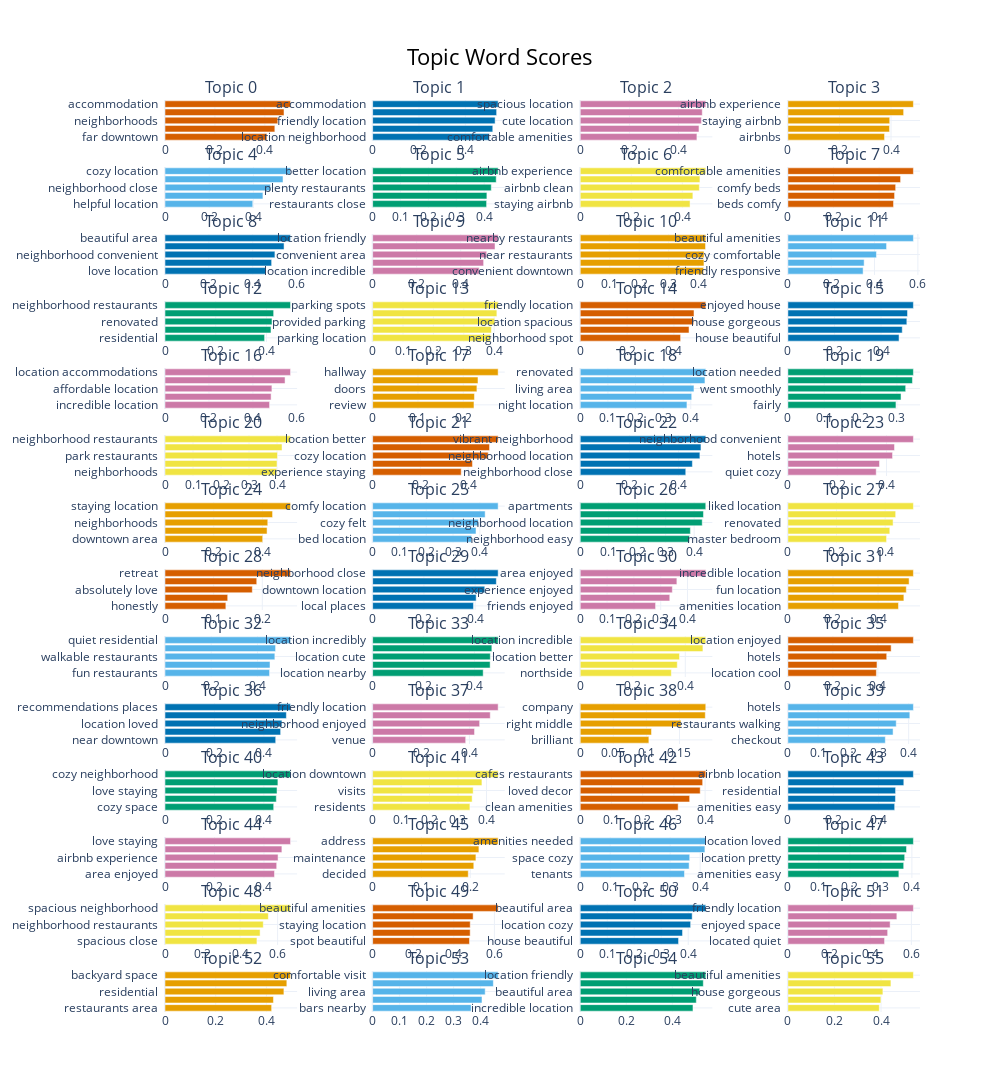

Notebook cell for this chart:
### Code cell
topic_model.visualize_barchart(top_n_topics=60)

### Figure 1 — Plotly figure (JSON) as saved in the notebook; plotly's stock layout.template omitted (floating-point values rounded to 4 significant figures)
{"data": [{"marker": {"color": "#D55E00"}, "orientation": "h", "type": "bar", "x": [0.4083, 0.4401, 0.452, 0.4769, 0.503], "xaxis": "x", "y": ["far downtown  ", "neighborhood close  ", "neighborhoods  ", "residential  ", "accommodation  "], "yaxis": "y"}, {"marker": {"color": "#0072B2"}, "orientation": "h", "type": "bar", "x": [0.503, 0.5183, 0.5284, 0.535, 0.5415], "xaxis": "x2", "y": ["location neighborhood  ", "location friendly  ", "friendly location  ", "location house  ", "accommodation  "], "yaxis": "y2"}, {"marker": {"color": "#CC79A7"}, "orientation": "h", "type": "bar", "x": [0.4745, 0.4829, 0.4927, 0.4963, 0.5105], "xaxis": "x3", "y": ["comfortable amenities  ", "neighborhood location  ", "cute location  ", "location loved  ", "spacious location  "], "yaxis": "y3"}, {"marker": {"color": "#E69F00"}, "orientation": "h", "type": "bar", "x": [0.3749, 0.394, 0.3949, 0.4489, 0.4867], "xaxis": "x4", "y": ["airbnbs  ", "pleasure staying  ", "staying airbnb  ", "airbnb location  ", "airbnb experience  "], "yaxis": "y4"}, {"marker": {"color": "#56B4E9"}, "orientation": "h", "type": "bar", "x": [0.397, 0.4429, 0.4771, 0.5337, 0.5677], "xaxis": "x5", "y": ["helpful location  ", "downtown area  ", "neighborhood close  ", "cozy space  ", "cozy location  "], "yaxis": "y5"}, {"marker": {"color": "#009E73"}, "orientation": "h", "type": "bar", "x": [0.4086, 0.4096, 0.4254, 0.4431, 0.45], "xaxis": "x6", "y": ["restaurants close  ", "neighborhood close  ", "plenty restaurants  ", "easy location  ", "better location  "], "yaxis": "y6"}, {"marker": {"color": "#F0E442"}, "orientation": "h", "type": "bar", "x": [0.4301, 0.4412, 0.4664, 0.4688, 0.4917], "xaxis": "x7", "y": ["staying airbnb  ", "airbnb location  ", "airbnb clean  ", "airbnbs  ", "airbnb experience  "], "yaxis": "y7"}, {"marker": {"color": "#D55E00"}, "orientation": "h", "type": "bar", "x": [0.463, 0.4675, 0.4722, 0.4938, 0.55], "xaxis": "x8", "y": ["beds comfy  ", "location comfortable  ", "comfy beds  ", "spacious beds  ", "comfortable amenities  "], "yaxis": "y8"}, {"marker": {"color": "#0072B2"}, "orientation": "h", "type": "bar", "x": [0.4596, 0.4863, 0.5012, 0.5429, 0.5724], "xaxis": "x9", "y": ["love location  ", "location cute  ", "neighborhood convenient  ", "location accommodations  ", "beautiful area  "], "yaxis": "y9"}, {"marker": {"color": "#CC79A7"}, "orientation": "h", "type": "bar", "x": [0.4838, 0.504, 0.5178, 0.5557, 0.5699], "xaxis": "x10", "y": ["location incredible  ", "beautiful area  ", "convenient area  ", "friendly location  ", "location friendly  "], "yaxis": "y10"}, {"marker": {"color": "#E69F00"}, "orientation": "h", "type": "bar", "x": [0.4182, 0.4195, 0.4198, 0.4248, 0.4257], "xaxis": "x11", "y": ["convenient downtown  ", "restaurants area  ", "near restaurants  ", "location restaurants  ", "nearby restaurants  "], "yaxis": "y11"}, {"marker": {"color": "#56B4E9"}, "orientation": "h", "type": "bar", "x": [0.3473, 0.352, 0.4087, 0.4554, 0.5793], "xaxis": "x12", "y": ["friendly responsive  ", "responsive friendly  ", "cozy comfortable  ", "clean amenities  ", "beautiful amenities  "], "yaxis": "y12"}, {"marker": {"color": "#009E73"}, "orientation": "h", "type": "bar", "x": [0.3925, 0.4177, 0.4217, 0.4282, 0.4947], "xaxis": "x13", "y": ["residential  ", "quiet residential  ", "renovated  ", "cafe  ", "neighborhood restaurants  "], "yaxis": "y13"}, {"marker": {"color": "#F0E442"}, "orientation": "h", "type": "bar", "x": [0.3879, 0.3909, 0.4019, 0.4089, 0.4131], "xaxis": "x14", "y": ["parking location  ", "parking convenient  ", "provided parking  ", "plenty parking  ", "parking spots  "], "yaxis": "y14"}, {"marker": {"color": "#D55E00"}, "orientation": "h", "type": "bar", "x": [0.4285, 0.4645, 0.4842, 0.4857, 0.5359], "xaxis": "x15", "y": ["neighborhood spot  ", "cute area  ", "location spacious  ", "spacious location  ", "friendly location  "], "yaxis": "y15"}, {"marker": {"color": "#0072B2"}, "orientation": "h", "type": "bar", "x": [0.4773, 0.491, 0.5108, 0.5136, 0.5389], "xaxis": "x16", "y": ["house beautiful  ", "beautiful spacious  ", "house gorgeous  ", "beautiful house  ", "enjoyed house  "], "yaxis": "y16"}, {"marker": {"color": "#CC79A7"}, "orientation": "h", "type": "bar", "x": [0.4757, 0.4827, 0.4864, 0.5462, 0.5711], "xaxis": "x17", "y": ["incredible location  ", "terrific location  ", "affordable location  ", "location enjoyed  ", "location accommodations  "], "yaxis": "y17"}, {"marker": {"color": "#E69F00"}, "orientation": "h", "type": "bar", "x": [0.2236, 0.2246, 0.2301, 0.2324, 0.2769], "xaxis": "x18", "y": ["review  ", "floors  ", "doors  ", "air conditioning  ", "hallway  "], "yaxis": "y18"}, {"marker": {"color": "#56B4E9"}, "orientation": "h", "type": "bar", "x": [0.3862, 0.4035, 0.4116, 0.4514, 0.4543], "xaxis": "x19", "y": ["night location  ", "wicker park  ", "living area  ", "uptown  ", "renovated  "], "yaxis": "y19"}, {"marker": {"color": "#009E73"}, "orientation": "h", "type": "bar", "x": [0.2974, 0.3114, 0.3242, 0.3428, 0.3454], "xaxis": "x20", "y": ["fairly  ", "lot fun  ", "went smoothly  ", "phenomenal  ", "location needed  "], "yaxis": "y20"}, {"marker": {"color": "#F0E442"}, "orientation": "h", "type": "bar", "x": [0.3989, 0.3999, 0.4016, 0.4179, 0.4482], "xaxis": "x21", "y": ["neighborhoods  ", "amenities location  ", "park restaurants  ", "neighborhood location  ", "neighborhood restaurants  "], "yaxis": "y21"}, {"marker": {"color": "#D55E00"}, "orientation": "h", "type": "bar", "x": [0.3705, 0.4177, 0.4834, 0.4891, 0.5251], "xaxis": "x22", "y": ["experience staying  ", "kitchen area  ", "cozy location  ", "nearby restaurants  ", "location better  "], "yaxis": "y22"}, {"marker": {"color": "#0072B2"}, "orientation": "h", "type": "bar", "x": [0.4292, 0.4562, 0.4867, 0.491, 0.5106], "xaxis": "x23", "y": ["neighborhood close  ", "cozy close  ", "neighborhood location  ", "residential  ", "vibrant neighborhood  "], "yaxis": "y23"}, {"marker": {"color": "#CC79A7"}, "orientation": "h", "type": "bar", "x": [0.3582, 0.3715, 0.4245, 0.4325, 0.5091], "xaxis": "x24", "y": ["quiet cozy  ", "main street  ", "hotels  ", "options nearby  ", "neighborhood convenient  "], "yaxis": "y24"}, {"marker": {"color": "#E69F00"}, "orientation": "h", "type": "bar", "x": [0.4008, 0.4188, 0.4217, 0.4414, 0.5151], "xaxis": "x25", "y": ["downtown area  ", "location city  ", "neighborhoods  ", "lots amenities  ", "staying location  "], "yaxis": "y25"}, {"marker": {"color": "#56B4E9"}, "orientation": "h", "type": "bar", "x": [0.3689, 0.3856, 0.3944, 0.4197, 0.4682], "xaxis": "x26", "y": ["bed location  ", "amenities provided  ", "cozy felt  ", "affordable location  ", "comfy location  "], "yaxis": "y26"}, {"marker": {"color": "#009E73"}, "orientation": "h", "type": "bar", "x": [0.3836, 0.3866, 0.4283, 0.4327, 0.4408], "xaxis": "x27", "y": ["neighborhood easy  ", "comfortable kitchen  ", "neighborhood location  ", "space amenities  ", "apartments  "], "yaxis": "y27"}, {"marker": {"color": "#F0E442"}, "orientation": "h", "type": "bar", "x": [0.4056, 0.4189, 0.4324, 0.4431, 0.5159], "xaxis": "x28", "y": ["master bedroom  ", "beautiful space  ", "renovated  ", "location cool  ", "liked location  "], "yaxis": "y28"}, {"marker": {"color": "#D55E00"}, "orientation": "h", "type": "bar", "x": [0.1251, 0.1289, 0.1795, 0.1886, 0.258], "xaxis": "x29", "y": ["honestly  ", "worth money  ", "absolutely love  ", "couples  ", "retreat  "], "yaxis": "y29"}, {"marker": {"color": "#0072B2"}, "orientation": "h", "type": "bar", "x": [0.3934, 0.404, 0.4374, 0.4827, 0.4897], "xaxis": "x30", "y": ["local places  ", "outstanding location  ", "downtown location  ", "location better  ", "neighborhood close  "], "yaxis": "y30"}, {"marker": {"color": "#CC79A7"}, "orientation": "h", "type": "bar", "x": [0.2808, 0.3338, 0.3432, 0.3602, 0.4679], "xaxis": "x31", "y": ["friends enjoyed  ", "staycation  ", "experience enjoyed  ", "family enjoyed  ", "area enjoyed  "], "yaxis": "y31"}, {"marker": {"color": "#E69F00"}, "orientation": "h", "type": "bar", "x": [0.4906, 0.5145, 0.5254, 0.5378, 0.5568], "xaxis": "x32", "y": ["amenities location  ", "area beautiful  ", "fun location  ", "location amenities  ", "incredible location  "], "yaxis": "y32"}, {"marker": {"color": "#56B4E9"}, "orientation": "h", "type": "bar", "x": [0.4522, 0.4542, 0.4752, 0.4783, 0.543], "xaxis": "x33", "y": ["fun restaurants  ", "neighborhoods  ", "walkable restaurants  ", "residential  ", "quiet residential  "], "yaxis": "y33"}, {"marker": {"color": "#009E73"}, "orientation": "h", "type": "bar", "x": [0.4342, 0.4615, 0.4622, 0.4682, 0.493], "xaxis": "x34", "y": ["location nearby  ", "places location  ", "location cute  ", "location comfortable  ", "location incredibly  "], "yaxis": "y34"}, {"marker": {"color": "#F0E442"}, "orientation": "h", "type": "bar", "x": [0.3468, 0.3693, 0.3778, 0.4671, 0.4779], "xaxis": "x35", "y": ["northside  ", "location overall  ", "location better  ", "terrific location  ", "location incredible  "], "yaxis": "y35"}, {"marker": {"color": "#D55E00"}, "orientation": "h", "type": "bar", "x": [0.3934, 0.3961, 0.4394, 0.4591, 0.558], "xaxis": "x36", "y": ["location cool  ", "helpful location  ", "hotels  ", "better hotel  ", "location enjoyed  "], "yaxis": "y36"}, {"marker": {"color": "#0072B2"}, "orientation": "h", "type": "bar", "x": [0.4478, 0.4677, 0.4729, 0.4909, 0.5077], "xaxis": "x37", "y": ["near downtown  ", "restaurants area  ", "location loved  ", "location amenities  ", "recommendations places  "], "yaxis": "y37"}, {"marker": {"color": "#CC79A7"}, "orientation": "h", "type": "bar", "x": [0.3846, 0.4211, 0.4422, 0.486, 0.5187], "xaxis": "x38", "y": ["venue  ", "neighborhood beautiful  ", "neighborhood enjoyed  ", "location spacious  ", "friendly location  "], "yaxis": "y38"}, {"marker": {"color": "#E69F00"}, "orientation": "h", "type": "bar", "x": [0.1037, 0.1077, 0.1523, 0.189, 0.1897], "xaxis": "x39", "y": ["brilliant  ", "reccomend  ", "right middle  ", "10 stars  ", "company  "], "yaxis": "y39"}, {"marker": {"color": "#56B4E9"}, "orientation": "h", "type": "bar", "x": [0.3226, 0.3483, 0.3587, 0.4038, 0.4156], "xaxis": "x40", "y": ["checkout  ", "indoor  ", "restaurants walking  ", "pleasure staying  ", "hotels  "], "yaxis": "y40"}, {"marker": {"color": "#009E73"}, "orientation": "h", "type": "bar", "x": [0.4398, 0.4504, 0.4533, 0.4569, 0.5079], "xaxis": "x41", "y": ["cozy space  ", "location cozy  ", "love staying  ", "cozy location  ", "cozy neighborhood  "], "yaxis": "y41"}, {"marker": {"color": "#F0E442"}, "orientation": "h", "type": "bar", "x": [0.3418, 0.3497, 0.3533, 0.3841, 0.4411], "xaxis": "x42", "y": ["residents  ", "living dining  ", "visits  ", "uptown  ", "location downtown  "], "yaxis": "y42"}, {"marker": {"color": "#D55E00"}, "orientation": "h", "type": "bar", "x": [0.3137, 0.3505, 0.3843, 0.3922, 0.4021], "xaxis": "x43", "y": ["clean amenities  ", "decor location  ", "loved decor  ", "amenities like  ", "cafes restaurants  "], "yaxis": "y43"}, {"marker": {"color": "#0072B2"}, "orientation": "h", "type": "bar", "x": [0.4705, 0.4739, 0.4745, 0.5107, 0.553], "xaxis": "x44", "y": ["amenities easy  ", "residential area  ", "residential  ", "location accommodations  ", "airbnb location  "], "yaxis": "y44"}, {"marker": {"color": "#CC79A7"}, "orientation": "h", "type": "bar", "x": [0.4425, 0.4514, 0.4569, 0.4724, 0.5073], "xaxis": "x45", "y": ["area enjoyed  ", "comfortable house  ", "airbnb experience  ", "beautiful house  ", "love staying  "], "yaxis": "y45"}, {"marker": {"color": "#E69F00"}, "orientation": "h", "type": "bar", "x": [0.1959, 0.2072, 0.2115, 0.2176, 0.257], "xaxis": "x46", "y": ["decided  ", "reservation  ", "maintenance  ", "review  ", "address  "], "yaxis": "y46"}, {"marker": {"color": "#56B4E9"}, "orientation": "h", "type": "bar", "x": [0.3477, 0.3632, 0.3651, 0.4159, 0.4187], "xaxis": "x47", "y": ["tenants  ", "comfortable space  ", "space cozy  ", "neighborhood cute  ", "amenities needed  "], "yaxis": "y47"}, {"marker": {"color": "#009E73"}, "orientation": "h", "type": "bar", "x": [0.358, 0.3736, 0.3768, 0.3827, 0.4049], "xaxis": "x48", "y": ["amenities easy  ", "near downtown  ", "location pretty  ", "downtown area  ", "location loved  "], "yaxis": "y48"}, {"marker": {"color": "#F0E442"}, "orientation": "h", "type": "bar", "x": [0.4898, 0.5066, 0.5235, 0.5506, 0.6687], "xaxis": "x49", "y": ["spacious close  ", "amenities close  ", "neighborhood restaurants  ", "location nearby  ", "spacious neighborhood  "], "yaxis": "y49"}, {"marker": {"color": "#D55E00"}, "orientation": "h", "type": "bar", "x": [0.4772, 0.4806, 0.4809, 0.4952, 0.6185], "xaxis": "x50", "y": ["spot beautiful  ", "loved neighborhood  ", "staying location  ", "restaurants space  ", "beautiful amenities  "], "yaxis": "y50"}, {"marker": {"color": "#0072B2"}, "orientation": "h", "type": "bar", "x": [0.3641, 0.3789, 0.4089, 0.4146, 0.465], "xaxis": "x51", "y": ["house beautiful  ", "location neighborhood  ", "location cozy  ", "cozy space  ", "beautiful area  "], "yaxis": "y51"}, {"marker": {"color": "#CC79A7"}, "orientation": "h", "type": "bar", "x": [0.4698, 0.4848, 0.4968, 0.5295, 0.6099], "xaxis": "x52", "y": ["located quiet  ", "residential area  ", "enjoyed space  ", "comfortable neighborhood  ", "friendly location  "], "yaxis": "y52"}, {"marker": {"color": "#E69F00"}, "orientation": "h", "type": "bar", "x": [0.4207, 0.4278, 0.4691, 0.4806, 0.4952], "xaxis": "x53", "y": ["restaurants area  ", "located neighborhood  ", "residential  ", "restaurants amenities  ", "backyard space  "], "yaxis": "y53"}, {"marker": {"color": "#56B4E9"}, "orientation": "h", "type": "bar", "x": [0.3649, 0.4052, 0.417, 0.4472, 0.465], "xaxis": "x54", "y": ["bars nearby  ", "locations  ", "living area  ", "uptown  ", "comfortable visit  "], "yaxis": "y54"}, {"marker": {"color": "#009E73"}, "orientation": "h", "type": "bar", "x": [0.4897, 0.5041, 0.519, 0.5345, 0.5452], "xaxis": "x55", "y": ["incredible location  ", "affordable location  ", "beautiful area  ", "location enjoyed  ", "location friendly  "], "yaxis": "y55"}, {"marker": {"color": "#F0E442"}, "orientation": "h", "type": "bar", "x": [0.3926, 0.3994, 0.4081, 0.4425, 0.539], "xaxis": "x56", "y": ["cute area  ", "parking house  ", "house gorgeous  ", "airbnb location  ", "beautiful amenities  "], "yaxis": "y56"}], "layout": {"annotations": [{"font": {"size": 16}, "showarrow": false, "text": "Topic 0", "x": 0.0875, "xanchor": "center", "xref": "paper", "y": 1.0, "yanchor": "bottom", "yref": "paper"}, {"font": {"size": 16}, "showarrow": false, "text": "Topic 1", "x": 0.3625, "xanchor": "center", "xref": "paper", "y": 1.0, "yanchor": "bottom", "yref": "paper"}, {"font": {"size": 16}, "showarrow": false, "text": "Topic 2", "x": 0.6375, "xanchor": "center", "xref": "paper", "y": 1.0, "yanchor": "bottom", "yref": "paper"}, {"font": {"size": 16}, "showarrow": false, "text": "Topic 3", "x": 0.9125, "xanchor": "center", "xref": "paper", "y": 1.0, "yanchor": "bottom", "yref": "paper"}, {"font": {"size": 16}, "showarrow": false, "text": "Topic 4", "x": 0.0875, "xanchor": "center", "xref": "paper", "y": 0.9265, "yanchor": "bottom", "yref": "paper"}, {"font": {"size": 16}, "showarrow": false, "text": "Topic 5", "x": 0.3625, "xanchor": "center", "xref": "paper", "y": 0.9265, "yanchor": "bottom", "yref": "paper"}, {"font": {"size": 16}, "showarrow": false, "text": "Topic 6", "x": 0.6375, "xanchor": "center", "xref": "paper", "y": 0.9265, "yanchor": "bottom", "yref": "paper"}, {"font": {"size": 16}, "showarrow": false, "text": "Topic 7", "x": 0.9125, "xanchor": "center", "xref": "paper", "y": 0.9265, "yanchor": "bottom", "yref": "paper"}, {"font": {"size": 16}, "showarrow": false, "text": "Topic 8", "x": 0.0875, "xanchor": "center", "xref": "paper", "y": 0.8531, "yanchor": "bottom", "yref": "paper"}, {"font": {"size": 16}, "showarrow": false, "text": "Topic 9", "x": 0.3625, "xanchor": "center", "xref": "paper", "y": 0.8531, "yanchor": "bottom", "yref": "paper"}, {"font": {"size": 16}, "showarrow": false, "text": "Topic 10", "x": 0.6375, "xanchor": "center", "xref": "paper", "y": 0.8531, "yanchor": "bottom", "yref": "paper"}, {"font": {"size": 16}, "showarrow": false, "text": "Topic 11", "x": 0.9125, "xanchor": "center", "xref": "paper", "y": 0.8531, "yanchor": "bottom", "yref": "paper"}, {"font": {"size": 16}, "showarrow": false, "text": "Topic 12", "x": 0.0875, "xanchor": "center", "xref": "paper", "y": 0.7796, "yanchor": "bottom", "yref": "paper"}, {"font": {"size": 16}, "showarrow": false, "text": "Topic 13", "x": 0.3625, "xanchor": "center", "xref": "paper", "y": 0.7796, "yanchor": "bottom", "yref": "paper"}, {"font": {"size": 16}, "showarrow": false, "text": "Topic 14", "x": 0.6375, "xanchor": "center", "xref": "paper", "y": 0.7796, "yanchor": "bottom", "yref": "paper"}, {"font": {"size": 16}, "showarrow": false, "text": "Topic 15", "x": 0.9125, "xanchor": "center", "xref": "paper", "y": 0.7796, "yanchor": "bottom", "yref": "paper"}, {"font": {"size": 16}, "showarrow": false, "text": "Topic 16", "x": 0.0875, "xanchor": "center", "xref": "paper", "y": 0.7061, "yanchor": "bottom", "yref": "paper"}, {"font": {"size": 16}, "showarrow": false, "text": "Topic 17", "x": 0.3625, "xanchor": "center", "xref": "paper", "y": 0.7061, "yanchor": "bottom", "yref": "paper"}, {"font": {"size": 16}, "showarrow": false, "text": "Topic 18", "x": 0.6375, "xanchor": "center", "xref": "paper", "y": 0.7061, "yanchor": "bottom", "yref": "paper"}, {"font": {"size": 16}, "showarrow": false, "text": "Topic 19", "x": 0.9125, "xanchor": "center", "xref": "paper", "y": 0.7061, "yanchor": "bottom", "yref": "paper"}, {"font": {"size": 16}, "showarrow": false, "text": "Topic 20", "x": 0.0875, "xanchor": "center", "xref": "paper", "y": 0.6327, "yanchor": "bottom", "yref": "paper"}, {"font": {"size": 16}, "showarrow": false, "text": "Topic 21", "x": 0.3625, "xanchor": "center", "xref": "paper", "y": 0.6327, "yanchor": "bottom", "yref": "paper"}, {"font": {"size": 16}, "showarrow": false, "text": "Topic 22", "x": 0.6375, "xanchor": "center", "xref": "paper", "y": 0.6327, "yanchor": "bottom", "yref": "paper"}, {"font": {"size": 16}, "showarrow": false, "text": "Topic 23", "x": 0.9125, "xanchor": "center", "xref": "paper", "y": 0.6327, "yanchor": "bottom", "yref": "paper"}, {"font": {"size": 16}, "showarrow": false, "text": "Topic 24", "x": 0.0875, "xanchor": "center", "xref": "paper", "y": 0.5592, "yanchor": "bottom", "yref": "paper"}, {"font": {"size": 16}, "showarrow": false, "text": "Topic 25", "x": 0.3625, "xanchor": "center", "xref": "paper", "y": 0.5592, "yanchor": "bottom", "yref": "paper"}, {"font": {"size": 16}, "showarrow": false, "text": "Topic 26", "x": 0.6375, "xanchor": "center", "xref": "paper", "y": 0.5592, "yanchor": "bottom", "yref": "paper"}, {"font": {"size": 16}, "showarrow": false, "text": "Topic 27", "x": 0.9125, "xanchor": "center", "xref": "paper", "y": 0.5592, "yanchor": "bottom", "yref": "paper"}, {"font": {"size": 16}, "showarrow": false, "text": "Topic 28", "x": 0.0875, "xanchor": "center", "xref": "paper", "y": 0.4857, "yanchor": "bottom", "yref": "paper"}, {"font": {"size": 16}, "showarrow": false, "text": "Topic 29", "x": 0.3625, "xanchor": "center", "xref": "paper", "y": 0.4857, "yanchor": "bottom", "yref": "paper"}, {"font": {"size": 16}, "showarrow": false, "text": "Topic 30", "x": 0.6375, "xanchor": "center", "xref": "paper", "y": 0.4857, "yanchor": "bottom", "yref": "paper"}, {"font": {"size": 16}, "showarrow": false, "text": "Topic 31", "x": 0.9125, "xanchor": "center", "xref": "paper", "y": 0.4857, "yanchor": "bottom", "yref": "paper"}, {"font": {"size": 16}, "showarrow": false, "text": "Topic 32", "x": 0.0875, "xanchor": "center", "xref": "paper", "y": 0.4122, "yanchor": "bottom", "yref": "paper"}, {"font": {"size": 16}, "showarrow": false, "text": "Topic 33", "x": 0.3625, "xanchor": "center", "xref": "paper", "y": 0.4122, "yanchor": "bottom", "yref": "paper"}, {"font": {"size": 16}, "showarrow": false, "text": "Topic 34", "x": 0.6375, "xanchor": "center", "xref": "paper", "y": 0.4122, "yanchor": "bottom", "yref": "paper"}, {"font": {"size": 16}, "showarrow": false, "text": "Topic 35", "x": 0.9125, "xanchor": "center", "xref": "paper", "y": 0.4122, "yanchor": "bottom", "yref": "paper"}, {"font": {"size": 16}, "showarrow": false, "text": "Topic 36", "x": 0.0875, "xanchor": "center", "xref": "paper", "y": 0.3388, "yanchor": "bottom", "yref": "paper"}, {"font": {"size": 16}, "showarrow": false, "text": "Topic 37", "x": 0.3625, "xanchor": "center", "xref": "paper", "y": 0.3388, "yanchor": "bottom", "yref": "paper"}, {"font": {"size": 16}, "showarrow": false, "text": "Topic 38", "x": 0.6375, "xanchor": "center", "xref": "paper", "y": 0.3388, "yanchor": "bottom", "yref": "paper"}, {"font": {"size": 16}, "showarrow": false, "text": "Topic 39", "x": 0.9125, "xanchor": "center", "xref": "paper", "y": 0.3388, "yanchor": "bottom", "yref": "paper"}, {"font": {"size": 16}, "showarrow": false, "text": "Topic 40", "x": 0.0875, "xanchor": "center", "xref": "paper", "y": 0.2653, "yanchor": "bottom", "yref": "paper"}, {"font": {"size": 16}, "showarrow": false, "text": "Topic 41", "x": 0.3625, "xanchor": "center", "xref": "paper", "y": 0.2653, "yanchor": "bottom", "yref": "paper"}, {"font": {"size": 16}, "showarrow": false, "text": "Topic 42", "x": 0.6375, "xanchor": "center", "xref": "paper", "y": 0.2653, "yanchor": "bottom", "yref": "paper"}, {"font": {"size": 16}, "showarrow": false, "text": "Topic 43", "x": 0.9125, "xanchor": "center", "xref": "paper", "y": 0.2653, "yanchor": "bottom", "yref": "paper"}, {"font": {"size": 16}, "showarrow": false, "text": "Topic 44", "x": 0.0875, "xanchor": "center", "xref": "paper", "y": 0.1918, "yanchor": "bottom", "yref": "paper"}, {"font": {"size": 16}, "showarrow": false, "text": "Topic 45", "x": 0.3625, "xanchor": "center", "xref": "paper", "y": 0.1918, "yanchor": "bottom", "yref": "paper"}, {"font": {"size": 16}, "showarrow": false, "text": "Topic 46", "x": 0.6375, "xanchor": "center", "xref": "paper", "y": 0.1918, "yanchor": "bottom", "yref": "paper"}, {"font": {"size": 16}, "showarrow": false, "text": "Topic 47", "x": 0.9125, "xanchor": "center", "xref": "paper", "y": 0.1918, "yanchor": "bottom", "yref": "paper"}, {"font": {"size": 16}, "showarrow": false, "text": "Topic 48", "x": 0.0875, "xanchor": "center", "xref": "paper", "y": 0.1184, "yanchor": "bottom", "yref": "paper"}, {"font": {"size": 16}, "showarrow": false, "text": "Topic 49", "x": 0.3625, "xanchor": "center", "xref": "paper", "y": 0.1184, "yanchor": "bottom", "yref": "paper"}, {"font": {"size": 16}, "showarrow": false, "text": "Topic 50", "x": 0.6375, "xanchor": "center", "xref": "paper", "y": 0.1184, "yanchor": "bottom", "yref": "paper"}, {"font": {"size": 16}, "showarrow": false, "text": "Topic 51", "x": 0.9125, "xanchor": "center", "xref": "paper", "y": 0.1184, "yanchor": "bottom", "yref": "paper"}, {"font": {"size": 16}, "showarrow": false, "text": "Topic 52", "x": 0.0875, "xanchor": "center", "xref": "paper", "y": 0.0449, "yanchor": "bottom", "yref": "paper"}, {"font": {"size": 16}, "showarrow": false, "text": "Topic 53", "x": 0.3625, "xanchor": "center", "xref": "paper", "y": 0.0449, "yanchor": "bottom", "yref": "paper"}, {"font": {"size": 16}, "showarrow": false, "text": "Topic 54", "x": 0.6375, "xanchor": "center", "xref": "paper", "y": 0.0449, "yanchor": "bottom", "yref": "paper"}, {"font": {"size": 16}, "showarrow": false, "text": "Topic 55", "x": 0.9125, "xanchor": "center", "xref": "paper", "y": 0.0449, "yanchor": "bottom", "yref": "paper"}], "height": 3500, "hoverlabel": {"bgcolor": "white", "font": {"family": "Rockwell", "size": 16}}, "showlegend": false, "title": {"font": {"color": "Black", "size": 22}, "text": "Topic Word Scores", "x": 0.5, "xanchor": "center", "yanchor": "top"}, "width": 1000, "xaxis": {"anchor": "y", "domain": [0, 0.175], "showgrid": true}, "xaxis10": {"anchor": "y10", "domain": [0.275, 0.45], "showgrid": true}, "xaxis11": {"anchor": "y11", "domain": [0.55, 0.725], "showgrid": true}, "xaxis12": {"anchor": "y12", "domain": [0.825, 1], "showgrid": true}, "xaxis13": {"anchor": "y13", "domain": [0, 0.175], "showgrid": true}, "xaxis14": {"anchor": "y14", "domain": [0.275, 0.45], "showgrid": true}, "xaxis15": {"anchor": "y15", "domain": [0.55, 0.725], "showgrid": true}, "xaxis16": {"anchor": "y16", "domain": [0.825, 1], "showgrid": true}, "xaxis17": {"anchor": "y17", "domain": [0, 0.175], "showgrid": true}, "xaxis18": {"anchor": "y18", "domain": [0.275, 0.45], "showgrid": true}, "xaxis19": {"anchor": "y19", "domain": [0.55, 0.725], "showgrid": true}, "xaxis2": {"anchor": "y2", "domain": [0.275, 0.45], "showgrid": true}, "xaxis20": {"anchor": "y20", "domain": [0.825, 1], "showgrid": true}, "xaxis21": {"anchor": "y21", "domain": [0, 0.175], "showgrid": true}, "xaxis22": {"anchor": "y22", "domain": [0.275, 0.45], "showgrid": true}, "xaxis23": {"anchor": "y23", "domain": [0.55, 0.725], "showgrid": true}, "xaxis24": {"anchor": "y24", "domain": [0.825, 1], "showgrid": true}, "xaxis25": {"anchor": "y25", "domain": [0, 0.175], "showgrid": true}, "xaxis26": {"anchor": "y26", "domain": [0.275, 0.45], "showgrid": true}, "xaxis27": {"anchor": "y27", "domain": [0.55, 0.725], "showgrid": true}, "xaxis28": {"anchor": "y28", "domain": [0.825, 1], "showgrid": true}, "xaxis29": {"anchor": "y29", "domain": [0, 0.175], "showgrid": true}, "xaxis3": {"anchor": "y3", "domain": [0.55, 0.725], "showgrid": true}, "xaxis30": {"anchor": "y30", "domain": [0.275, 0.45], "showgrid": true}, "xaxis31": {"anchor": "y31", "domain": [0.55, 0.725], "showgrid": true}, "xaxis32": {"anchor": "y32", "domain": [0.825, 1], "showgrid": true}, "xaxis33": {"anchor": "y33", "domain": [0, 0.175], "showgrid": true}, "xaxis34": {"anchor": "y34", "domain": [0.275, 0.45], "showgrid": true}, "xaxis35": {"anchor": "y35", "domain": [0.55, 0.725], "showgrid": true}, "xaxis36": {"anchor": "y36", "domain": [0.825, 1], "showgrid": true}, "xaxis37": {"anchor": "y37", "domain": [0, 0.175], "showgrid": true}, "xaxis38": {"anchor": "y38", "domain": [0.275, 0.45], "showgrid": true}, "xaxis39": {"anchor": "y39", "domain": [0.55, 0.725], "showgrid": true}, "xaxis4": {"anchor": "y4", "domain": [0.825, 1], "showgrid": true}, "xaxis40": {"anchor": "y40", "domain": [0.825, 1], "showgrid": true}, "xaxis41": {"anchor": "y41", "domain": [0, 0.175], "showgrid": true}, "xaxis42": {"anchor": "y42", "domain": [0.275, 0.45], "showgrid": true}, "xaxis43": {"anchor": "y43", "domain": [0.55, 0.725], "showgrid": true}, "xaxis44": {"anchor": "y44", "domain": [0.825, 1], "showgrid": true}, "xaxis45": {"anchor": "y45", "domain": [0, 0.175], "showgrid": true}, "xaxis46": {"anchor": "y46", "domain": [0.275, 0.45], "showgrid": true}, "xaxis47": {"anchor": "y47", "domain": [0.55, 0.725], "showgrid": true}, "xaxis48": {"anchor": "y48", "domain": [0.825, 1], "showgrid": true}, "xaxis49": {"anchor": "y49", "domain": [0, 0.175], "showgrid": true}, "xaxis5": {"anchor": "y5", "domain": [0, 0.175], "showgrid": true}, "xaxis50": {"anchor": "y50", "domain": [0.275, 0.45], "showgrid": true}, "xaxis51": {"anchor": "y51", "domain": [0.55, 0.725], "showgrid": true}, "xaxis52": {"anchor": "y52", "domain": [0.825, 1], "showgrid": true}, "xaxis53": {"anchor": "y53", "domain": [0, 0.175], "showgrid": true}, "xaxis54": {"anchor": "y54", "domain": [0.275, 0.45], "showgrid": true}, "xaxis55": {"anchor": "y55", "domain": [0.55, 0.725], "showgrid": true}, "xaxis56": {"anchor": "y56", "domain": [0.825, 1], "showgrid": true}, "xaxis6": {"anchor": "y6", "domain": [0.275, 0.45], "showgrid": true}, "xaxis7": {"anchor": "y7", "domain": [0.55, 0.725], "showgrid": true}, "xaxis8": {"anchor": "y8", "domain": [0.825, 1], "showgrid": true}, "xaxis9": {"anchor": "y9", "domain": [0, 0.175], "showgrid": true}, "yaxis": {"anchor": "x", "domain": [0.9551, 1.0], "showgrid": true}, "yaxis10": {"anchor": "x10", "domain": [0.8082, 0.8531], "showgrid": true}, "yaxis11": {"anchor": "x11", "domain": [0.8082, 0.8531], "showgrid": true}, "yaxis12": {"anchor": "x12", "domain": [0.8082, 0.8531], "showgrid": true}, "yaxis13": {"anchor": "x13", "domain": [0.7347, 0.7796], "showgrid": true}, "yaxis14": {"anchor": "x14", "domain": [0.7347, 0.7796], "showgrid": true}, "yaxis15": {"anchor": "x15", "domain": [0.7347, 0.7796], "showgrid": true}, "yaxis16": {"anchor": "x16", "domain": [0.7347, 0.7796], "showgrid": true}, "yaxis17": {"anchor": "x17", "domain": [0.6612, 0.7061], "showgrid": true}, "yaxis18": {"anchor": "x18", "domain": [0.6612, 0.7061], "showgrid": true}, "yaxis19": {"anchor": "x19", "domain": [0.6612, 0.7061], "showgrid": true}, "yaxis2": {"anchor": "x2", "domain": [0.9551, 1.0], "showgrid": true}, "yaxis20": {"anchor": "x20", "domain": [0.6612, 0.7061], "showgrid": true}, "yaxis21": {"anchor": "x21", "domain": [0.5878, 0.6327], "showgrid": true}, "yaxis22": {"anchor": "x22", "domain": [0.5878, 0.6327], "showgrid": true}, "yaxis23": {"anchor": "x23", "domain": [0.5878, 0.6327], "showgrid": true}, "yaxis24": {"anchor": "x24", "domain": [0.5878, 0.6327], "showgrid": true}, "yaxis25": {"anchor": "x25", "domain": [0.5143, 0.5592], "showgrid": true}, "yaxis26": {"anchor": "x26", "domain": [0.5143, 0.5592], "showgrid": true}, "yaxis27": {"anchor": "x27", "domain": [0.5143, 0.5592], "showgrid": true}, "yaxis28": {"anchor": "x28", "domain": [0.5143, 0.5592], "showgrid": true}, "yaxis29": {"anchor": "x29", "domain": [0.4408, 0.4857], "showgrid": true}, "yaxis3": {"anchor": "x3", "domain": [0.9551, 1.0], "showgrid": true}, "yaxis30": {"anchor": "x30", "domain": [0.4408, 0.4857], "showgrid": true}, "yaxis31": {"anchor": "x31", "domain": [0.4408, 0.4857], "showgrid": true}, "yaxis32": {"anchor": "x32", "domain": [0.4408, 0.4857], "showgrid": true}, "yaxis33": {"anchor": "x33", "domain": [0.3673, 0.4122], "showgrid": true}, "yaxis34": {"anchor": "x34", "domain": [0.3673, 0.4122], "showgrid": true}, "yaxis35": {"anchor": "x35", "domain": [0.3673, 0.4122], "showgrid": true}, "yaxis36": {"anchor": "x36", "domain": [0.3673, 0.4122], "showgrid": true}, "yaxis37": {"anchor": "x37", "domain": [0.2939, 0.3388], "showgrid": true}, "yaxis38": {"anchor": "x38", "domain": [0.2939, 0.3388], "showgrid": true}, "yaxis39": {"anchor": "x39", "domain": [0.2939, 0.3388], "showgrid": true}, "yaxis4": {"anchor": "x4", "domain": [0.9551, 1.0], "showgrid": true}, "yaxis40": {"anchor": "x40", "domain": [0.2939, 0.3388], "showgrid": true}, "yaxis41": {"anchor": "x41", "domain": [0.2204, 0.2653], "showgrid": true}, "yaxis42": {"anchor": "x42", "domain": [0.2204, 0.2653], "showgrid": true}, "yaxis43": {"anchor": "x43", "domain": [0.2204, 0.2653], "showgrid": true}, "yaxis44": {"anchor": "x44", "domain": [0.2204, 0.2653], "showgrid": true}, "yaxis45": {"anchor": "x45", "domain": [0.1469, 0.1918], "showgrid": true}, "yaxis46": {"anchor": "x46", "domain": [0.1469, 0.1918], "showgrid": true}, "yaxis47": {"anchor": "x47", "domain": [0.1469, 0.1918], "showgrid": true}, "yaxis48": {"anchor": "x48", "domain": [0.1469, 0.1918], "showgrid": true}, "yaxis49": {"anchor": "x49", "domain": [0.07347, 0.1184], "showgrid": true}, "yaxis5": {"anchor": "x5", "domain": [0.8816, 0.9265], "showgrid": true}, "yaxis50": {"anchor": "x50", "domain": [0.07347, 0.1184], "showgrid": true}, "yaxis51": {"anchor": "x51", "domain": [0.07347, 0.1184], "showgrid": true}, "yaxis52": {"anchor": "x52", "domain": [0.07347, 0.1184], "showgrid": true}, "yaxis53": {"anchor": "x53", "domain": [0, 0.0449], "showgrid": true}, "yaxis54": {"anchor": "x54", "domain": [0, 0.0449], "showgrid": true}, "yaxis55": {"anchor": "x55", "domain": [0, 0.0449], "showgrid": true}, "yaxis56": {"anchor": "x56", "domain": [0, 0.0449], "showgrid": true}, "yaxis6": {"anchor": "x6", "domain": [0.8816, 0.9265], "showgrid": true}, "yaxis7": {"anchor": "x7", "domain": [0.8816, 0.9265], "showgrid": true}, "yaxis8": {"anchor": "x8", "domain": [0.8816, 0.9265], "showgrid": true}, "yaxis9": {"anchor": "x9", "domain": [0.8082, 0.8531], "showgrid": true}}}
